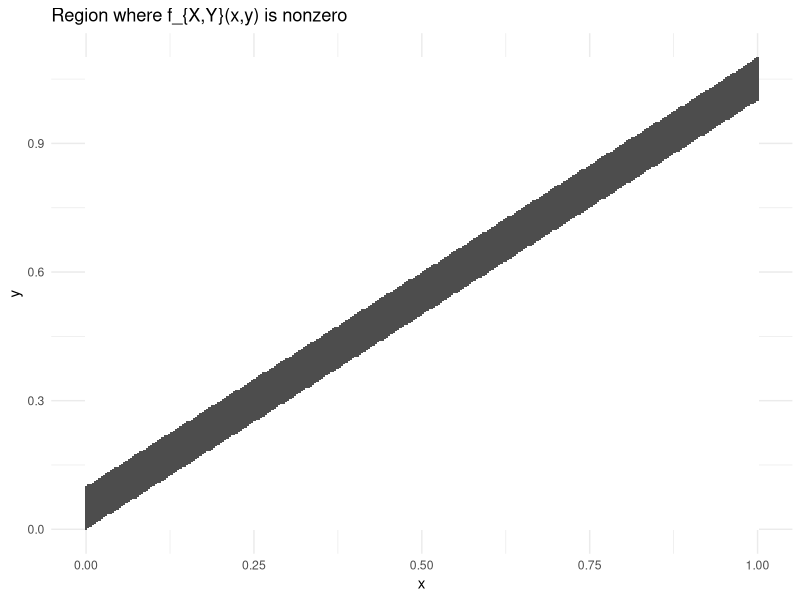

Source code (R):
## ---- chunk 1
# Load necessary library
library(ggplot2)

# Define the function to check where f_{X,Y}(x,y) is nonzero
f_XY <- function(x, y) {
  if (x >= 0 & x <= 1 & y >= x & y <= x + 1/10) {
    return(1)  # Nonzero region (1 means presence)
  } else {
    return(0)  # Zero region (0 means absence)
  }
}

# Generate a finer grid of (x, y) values
x_values <- seq(0, 1, length.out = 300)  
y_values <- seq(0, 1.1, length.out = 300)  

# Create a matrix to store function values
z_matrix <- outer(x_values, y_values, Vectorize(f_XY))

# Convert to a data frame for ggplot2
df <- expand.grid(x = x_values, y = y_values)
df$z <- as.vector(z_matrix)

# Plot the filled region with geom_tile()
ggplot(df, aes(x, y, fill = factor(z))) +
  geom_tile() +  
  scale_fill_manual(values = c("white", "gray30")) +  # White for 0, dark gray for nonzero
  labs(title = "Region where f_{X,Y}(x,y) is nonzero",
       x = "x", y = "y") +
  theme_minimal() +
  theme(legend.position = "none")  # Remove legend for clarity


